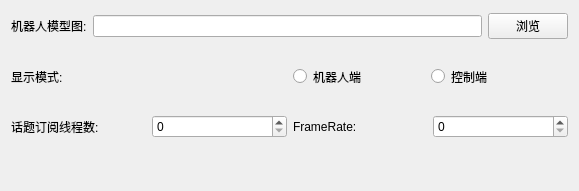
           <widget class="QWidget" name="page_5">
            <property name="geometry">
             <rect>
              <x>0</x>
              <y>0</y>
              <width>579</width>
              <height>191</height>
             </rect>
            </property>
            <attribute name="label">
             <string>通用设置</string>
            </attribute>
            <layout class="QVBoxLayout" name="verticalLayout_16">
             <item>
              <layout class="QHBoxLayout" name="horizontalLayout_28">
               <item>
                <widget class="QLabel" name="label">
                 <property name="text">
                  <string>机器人模型图:</string>
                 </property>
                </widget>
               </item>
               <item>
                <widget class="QLineEdit" name="lineEdit_robotPic"/>
               </item>
               <item>
                <widget class="QPushButton" name="pushButton_visitRobotPic">
                 <property name="text">
                  <string>浏览</string>
                 </property>
                </widget>
               </item>
              </layout>
             </item>
             <item>
              <layout class="QHBoxLayout" name="horizontalLayout_27">
               <item>
                <widget class="QLabel" name="label_9">
                 <property name="maximumSize">
                  <size>
                   <width>16777215</width>
                   <height>40</height>
                  </size>
                 </property>
                 <property name="text">
                  <string>显示模式:</string>
                 </property>
                </widget>
               </item>
               <item>
                <widget class="QGroupBox" name="groupBox">
                 <property name="maximumSize">
                  <size>
                   <width>16777215</width>
                   <height>60</height>
                  </size>
                 </property>
                 <property name="styleSheet">
                  <string notr="true">border:none</string>
                 </property>
                 <property name="title">
                  <string/>
                 </property>
                 <layout class="QVBoxLayout" name="verticalLayout_14">
                  <property name="spacing">
                   <number>0</number>
                  </property>
                  <property name="leftMargin">
                   <number>0</number>
                  </property>
                  <property name="topMargin">
                   <number>0</number>
                  </property>
                  <property name="rightMargin">
                   <number>0</number>
                  </property>
                  <property name="bottomMargin">
                   <number>0</number>
                  </property>
                  <item>
                   <layout class="QHBoxLayout" name="horizontalLayout_26">
                    <item>
                     <widget class="QRadioButton" name="radioButton_robot">
                      <property name="text">
                       <string>机器人端</string>
                      </property>
                     </widget>
                    </item>
                    <item>
                     <widget class="QRadioButton" name="radioButton_control">
                      <property name="text">
                       <string>控制端</string>
                      </property>
                     </widget>
                    </item>
                   </layout>
                  </item>
                 </layout>
                </widget>
               </item>
              </layout>
             </item>
             <item>
              <layout class="QHBoxLayout" name="horizontalLayout_32">
               <item>
                <widget class="QLabel" name="label_12">
                 <property name="text">
                  <string>话题订阅线程数:</string>
                 </property>
                </widget>
               </item>
               <item>
                <widget class="QSpinBox" name="spinBox_thread_num"/>
               </item>
               <item>
                <widget class="QLabel" name="label_13">
                 <property name="text">
                  <string>FrameRate:</string>
                 </property>
                </widget>
               </item>
               <item>
                <widget class="QSpinBox" name="spinBox_frameRate"/>
               </item>
              </layout>
             </item>
             <item>
              <widget class="QLabel" name="label_msg">
               <property name="maximumSize">
                <size>
                 <width>16777215</width>
                 <height>30</height>
                </size>
               </property>
               <property name="text">
                <string/>
               </property>
              </widget>
             </item>
            </layout>
           </widget>
